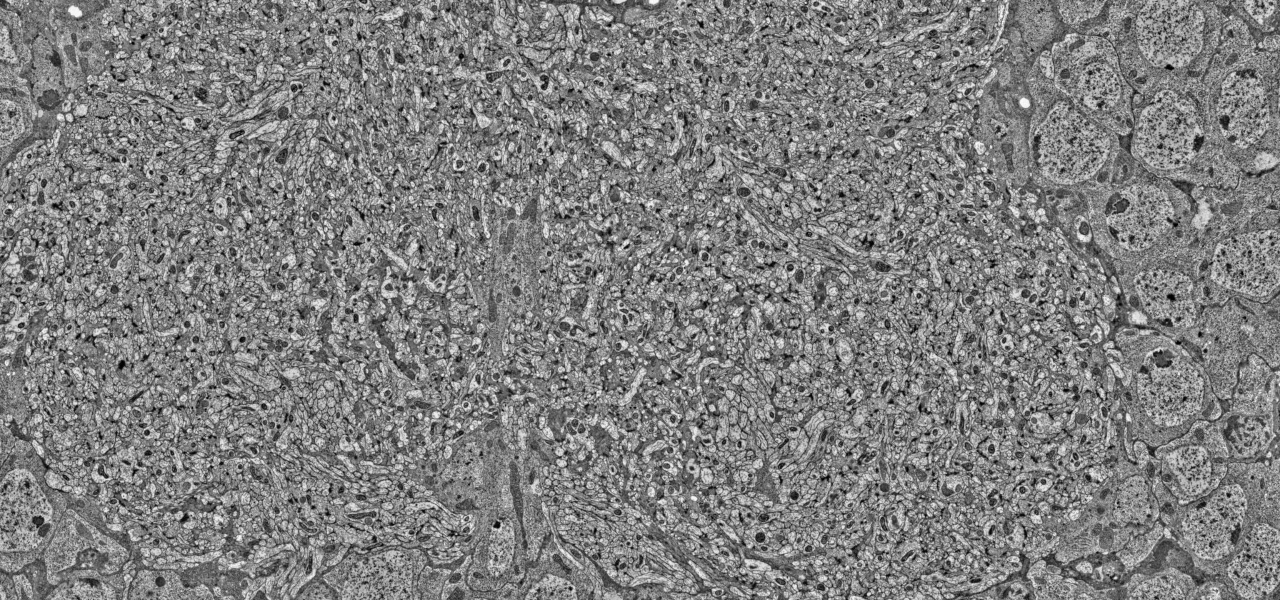
#> input picture images/no_noise.png, 2560 x 1200 px (shown at 1/2 size)
$ python denoise.py
#> lines starting #> are read from the running program, lines starting #| are printed output that depends on the picture
import numpy as np
from matplotlib import pyplot as plt
from scipy.ndimage import imread
from skimage import exposure, img_as_float, filters
from PIL import Image

nonoise_arr = imread('images/no_noise.png', flatten=True).astype(np.uint16)
#> nonoise_arr: shape (1200, 2560) uint16; min 0, max 255, mean 127.1
noise_arr = imread('images/noise.png', flatten=True).astype(np.uint16)
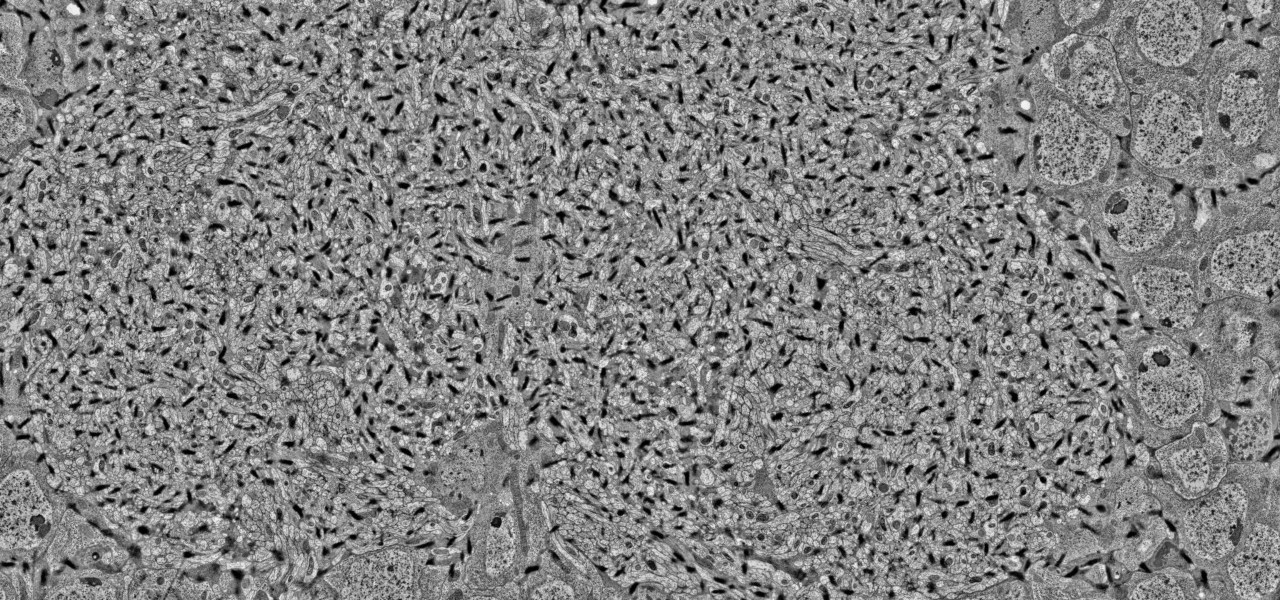
#> input picture images/noise.png, 2560 x 1200 px (shown at 1/2 size)
#> noise_arr: shape (1200, 2560) uint16; min 0, max 255, mean 129.1

def imsave2(path, img):
    stacked = np.stack([img, img, img], axis=2)
    scaled = (((stacked - stacked.min()) / (stacked.max() - stacked.min())) * 255.9).astype(np.uint8)
    image = Image.fromarray(scaled)
    image.save(path)


def plot_img_and_hist(img, axes, title='', bins=256):
    """Plot an image along with its histogram and cumulative histogram.

    """
    # img = img_as_float(img)
    ax_img, ax_hist = axes
    ax_cdf = ax_hist.twinx()

    # Display image
    ax_img.imshow(img, cmap=plt.cm.gray)
    ax_img.set_axis_off()
    # ax_img.set_adjustable('box-forced')
    ax_img.set_title(title)

    # Display histogram
    ax_hist.hist(img.ravel()/img.max(), bins=bins, histtype='step', color='black')
    ax_hist.ticklabel_format(axis='y', style='scientific', scilimits=(0, 0))
    ax_hist.set_xlabel('Pixel intensity')
    ax_hist.set_xlim(0, 1)
    ax_hist.set_ylabel('Number of pixels')

    # Display cumulative distribution
    img_cdf, bins = exposure.cumulative_distribution(img, bins)
    ax_cdf.plot(bins, img_cdf, 'r')
    ax_cdf.set_yticks([])

    return ax_img, ax_hist, ax_cdf

p2, p10, p98 = np.percentile(noise_arr, (2, 10, 98))
#> p2 = 14; p10 = 70; p98 = 209
img_rescale = exposure.rescale_intensity(noise_arr, in_range=(p2, p98))
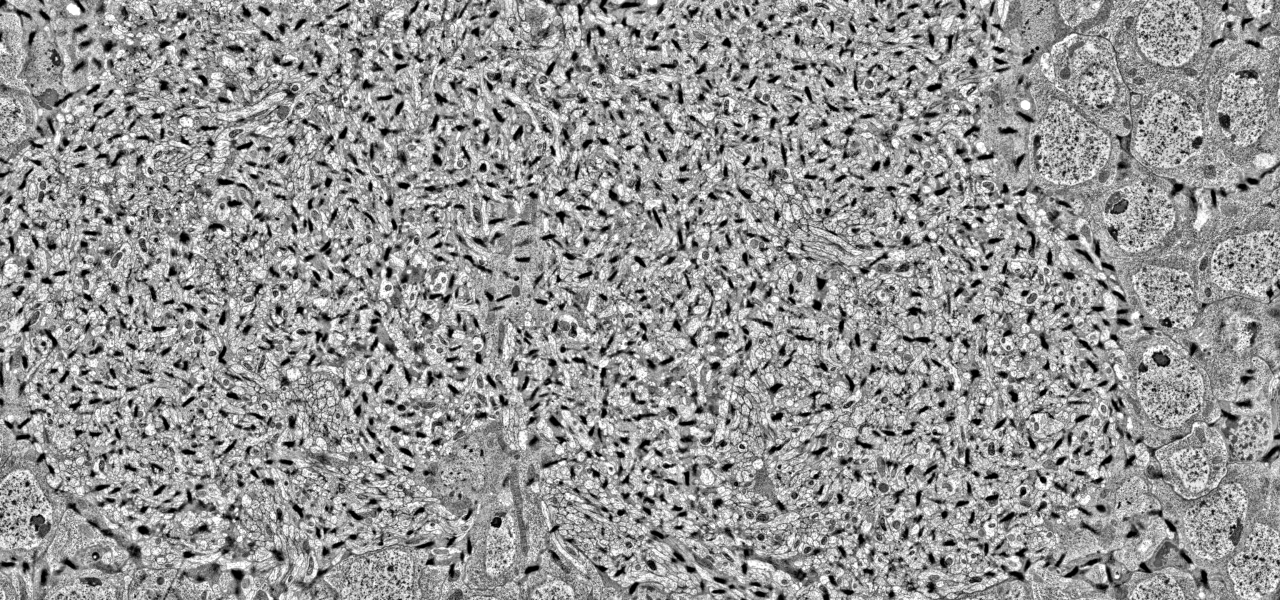
#> img_rescale: shape (1200, 2560) uint16 (shown at 1/2 size); min 0, max 65535, mean 38692.8; drawn with min black and max white
imsave2('images/rescale.png', img_rescale)
img_rescale_thresh = exposure.rescale_intensity(noise_arr, in_range=(p10, noise_arr.max()))
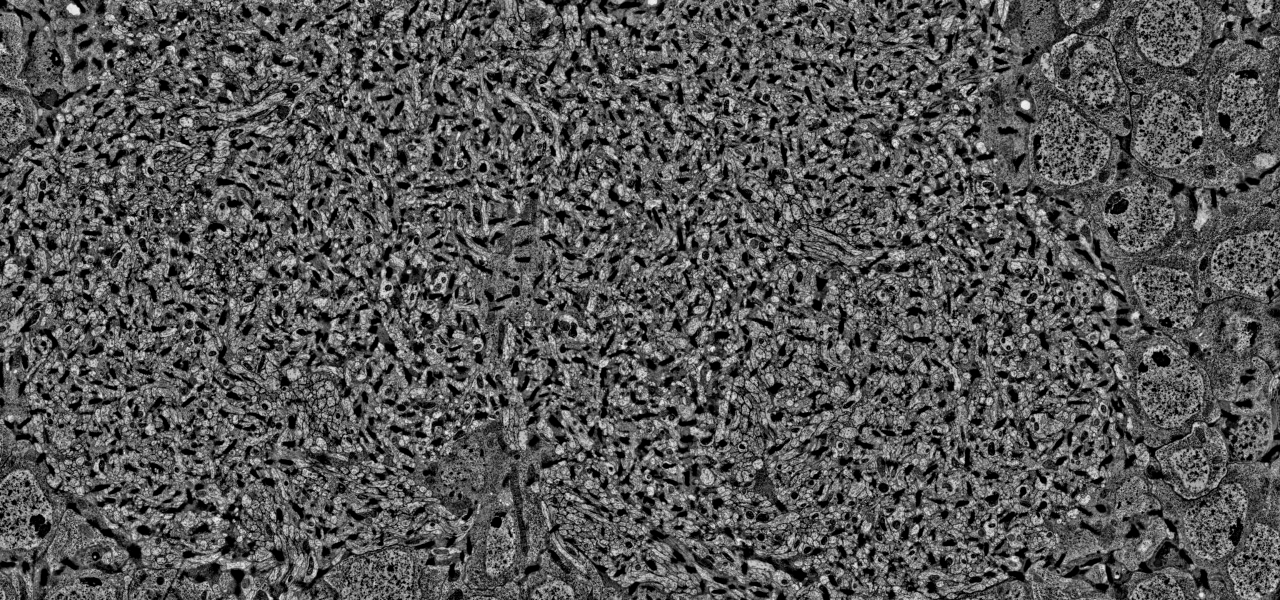
#> img_rescale_thresh: shape (1200, 2560) uint16 (shown at 1/2 size); min 0, max 65535, mean 22054.3; drawn with min black and max white
imsave2('images/rescale_threshold.png', img_rescale_thresh)
img_eq = exposure.equalize_hist(noise_arr)
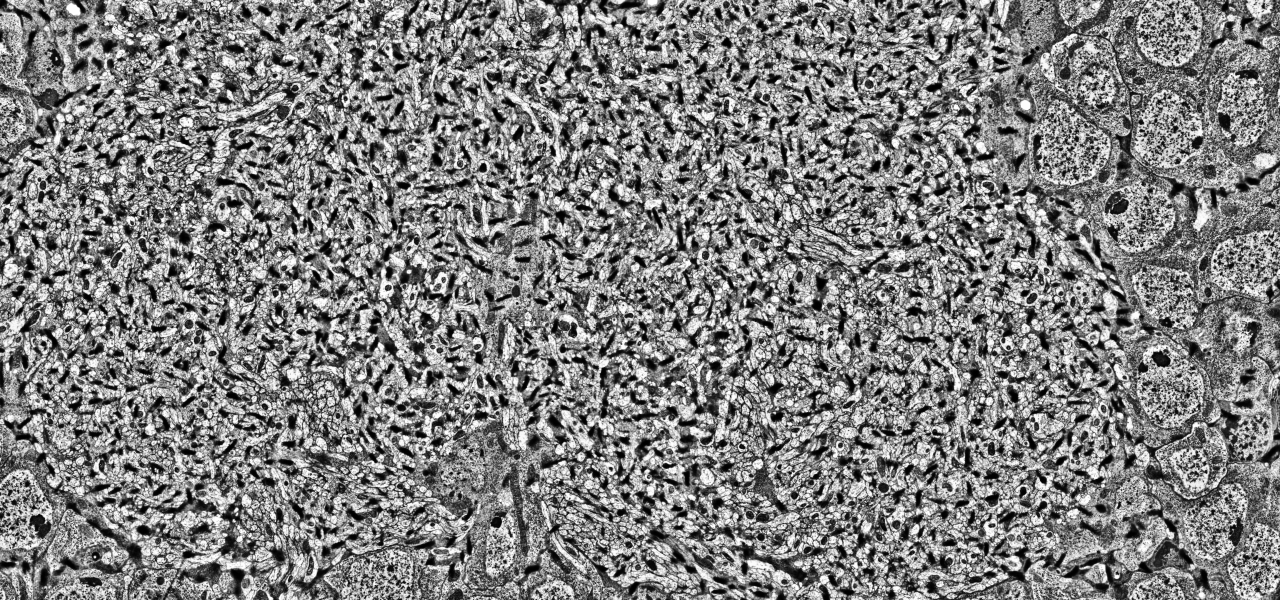
#> img_eq: shape (1200, 2560) float64 (shown at 1/2 size); min 0.00158, max 1, mean 0.503
imsave2('images/equalised.png', img_eq)
img_adapteq = exposure.equalize_adapthist(noise_arr, clip_limit=0.03)
imsave2('images/adapt_equalised.png', img_adapteq)

to_plot = [noise_arr, nonoise_arr]
fig, ax_arr = plt.subplots(2, len(to_plot))
plt.tight_layout()

for i, arr in enumerate(to_plot):
    ax_img, ax_hist, ax_cdf = plot_img_and_hist(arr, ax_arr.T[i, :])
#> this loop made 2 passes

plt.show()
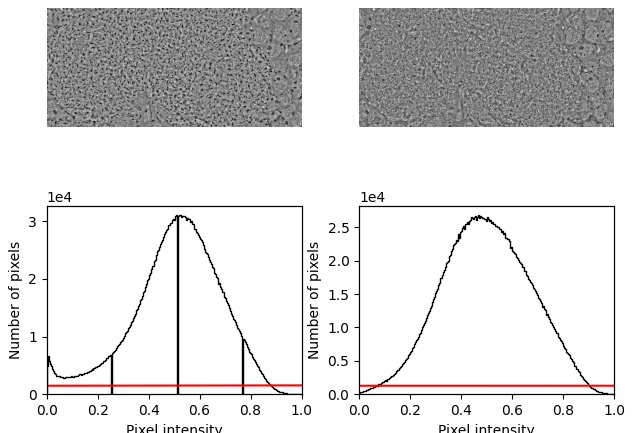
#> figure drawn by matplotlib, 6 panels
